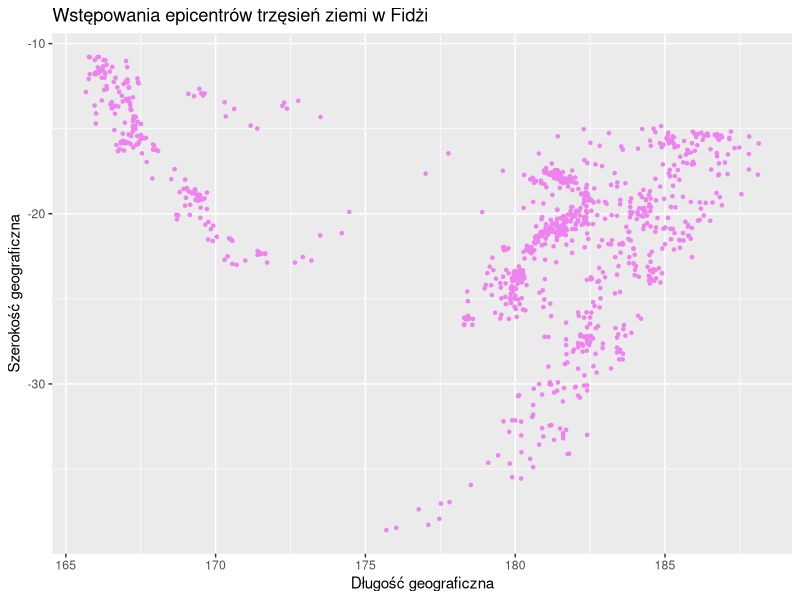
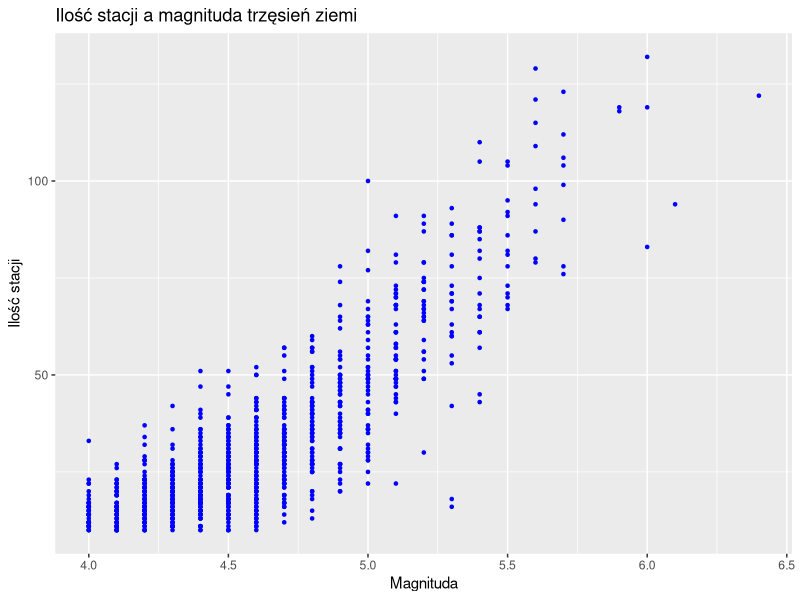
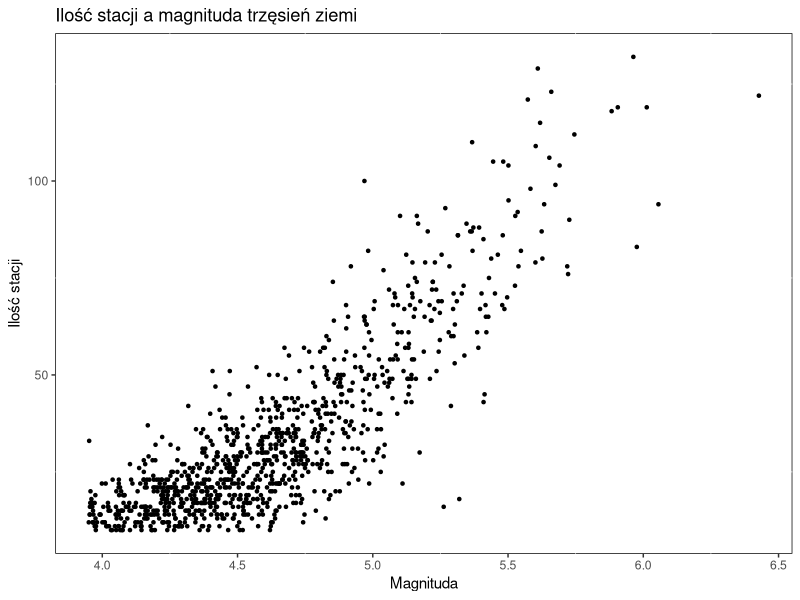
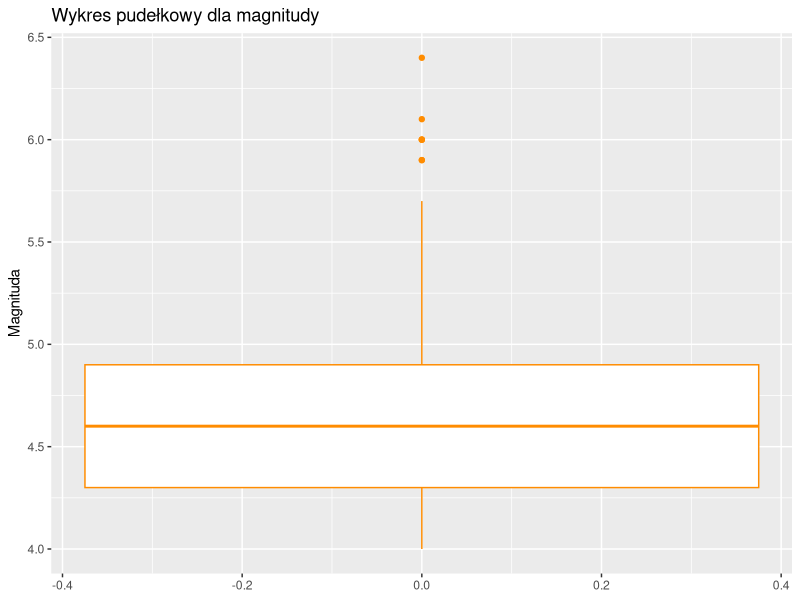
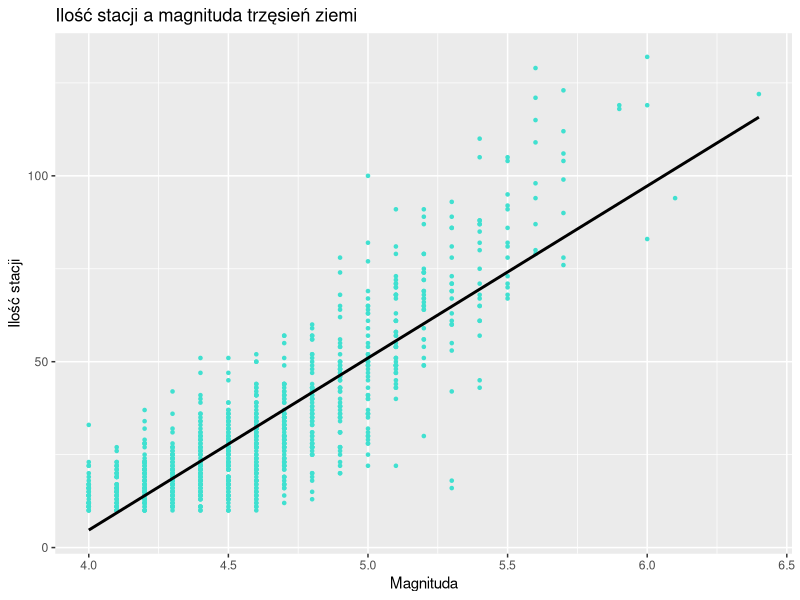

Source code (R) for these figures, in order:
#Zadanie 1
library(ggplot2)
data(quakes)
head(quakes)

#trzesienia o magnitudzie większej niż 4.0
quakes4<- quakes[quakes$mag > 4.0, ]

#mapa występowania epicentrów
ggplot() +
  geom_point(data = quakes4,aes(x = long, y = lat), color = "violet", size=0.9) +
  labs(title = "Wstępowania epicentrów trzęsień ziemi w Fidżi",
       x = "Długość geograficzna",
       y = "Szerokość geograficzna")


#Zadanie 2
ggplot(quakes, aes(x = mag, y = stations)) +
  geom_point(color = "blue", size=0.9) +
  labs(title = "Ilość stacji a magnituda trzęsień ziemi",
       x = "Magnituda",
       y = "Ilość stacji")


#Zadanie 3
#maksymalna wartosc o jaką mogą przemieścić się punkty
#dodanie szumu
quakes$szum <- jitter(quakes$mag, amount = 0.05)

ggplot(quakes, aes(x = szum, y = stations)) +
  geom_point(size=0.9) +
  labs(title = "Ilość stacji a magnituda trzęsień ziemi",
       x = "Magnituda",
       y = "Ilość stacji") +
  theme( panel.grid.major = element_blank(),  #usuwa główne linie siatki
         panel.background = element_rect(fill = "white", colour = "black"))  #tło panelu


#Zadanie 4
statystyki <- c(
  suma = sum(quakes$szum),
  srednia = mean(quakes$szum),
  mediana = median(quakes$szum),
  wariancja = var(quakes$szum),
  odchylenie_std = sd(quakes$szum),
  min = min(quakes$szum),
  max = max(quakes$szum)
)
statystyki


#Zadanie 5
#obliczanie kwartyli i rozstępu międzykwartylowego
kwartyle <- quantile(quakes$szum, c(0.25, 0.50, 0.75))
rozstep <- IQR(quakes$szum)
cat("Kwartyle:", kwartyle,"\nRozstęp miedzykwartylowy",rozstep)

#Zadanie 6
ggplot(quakes, aes(y = mag)) +
  geom_boxplot(color = "darkorange") +
  labs(title = "Wykres pudełkowy dla magnitudy",
       y = "Magnituda")


#Zadanie 7
kowariancja <- cov(quakes$mag, quakes$stations)
korelacja <- cor(quakes$mag, quakes$stations)
cat("Kowariancja: ", kowariancja,"\nWspółczynnik korelacji: ",korelacja)


#Zadanie 8
#tworzenie modelu regresji liniowej
model <- lm(stations ~ mag, data = quakes)


#Zadanie 9
#wykres z linią regresji
ggplot(quakes, aes(x = mag, y = stations)) +
  geom_point(color = "turquoise", size=0.9) +
  geom_smooth(method = "lm", se = FALSE, color = "black") +  #dodanie lini regresji
  labs(title = "Ilość stacji a magnituda trzęsień ziemi",
       x = "Magnituda",
       y = "Ilość stacji")


#Zadanie 10
#resztkowa suma kwadratów odchyleń
rss <- sum(residuals(model)^2)  #residual to roznica miedzy obserwowaną wartoscią a przewidywaną przez model

#odchylenie standardowe składnika resztkowego
rse <- sqrt(rss / (model$df.residual)) #df.residual to stopnie swobody n-p

# Obliczmy Współczynnik zbliżoności
ogolna_zmiennosc <- sum((quakes$stations - mean(quakes$stations))^2)
phi_sq <- rss / ogolna_zmiennosc

# Obliczmy Współczynnik determinacji (R²)
determination <- 1 - phi_sq

# Wyświetlmy wyniki
cat("Resztkowa suma kwadratów odchyleń (RSS):", rss, "\n")
cat("Odchylenie standardowe składnika resztkowego (RSE):", rse, "\n")
cat("Współczynnik zbliżoności (φ²):", phi_sq, "\n")
cat("Współczynnik determinacji (R²):", determination, "\n")

